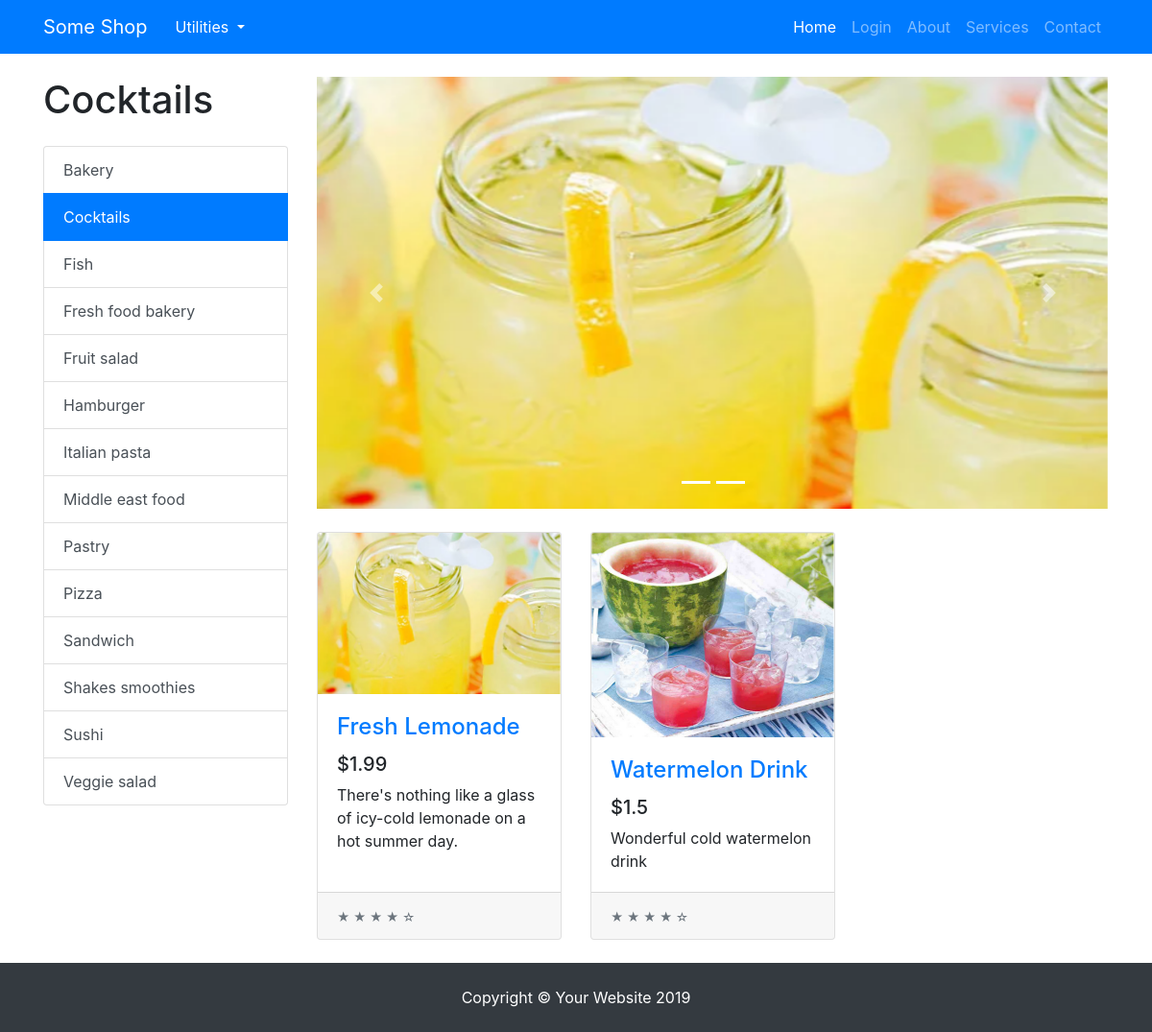
/categories/cocktails, run on an earlier commit of the app's database.
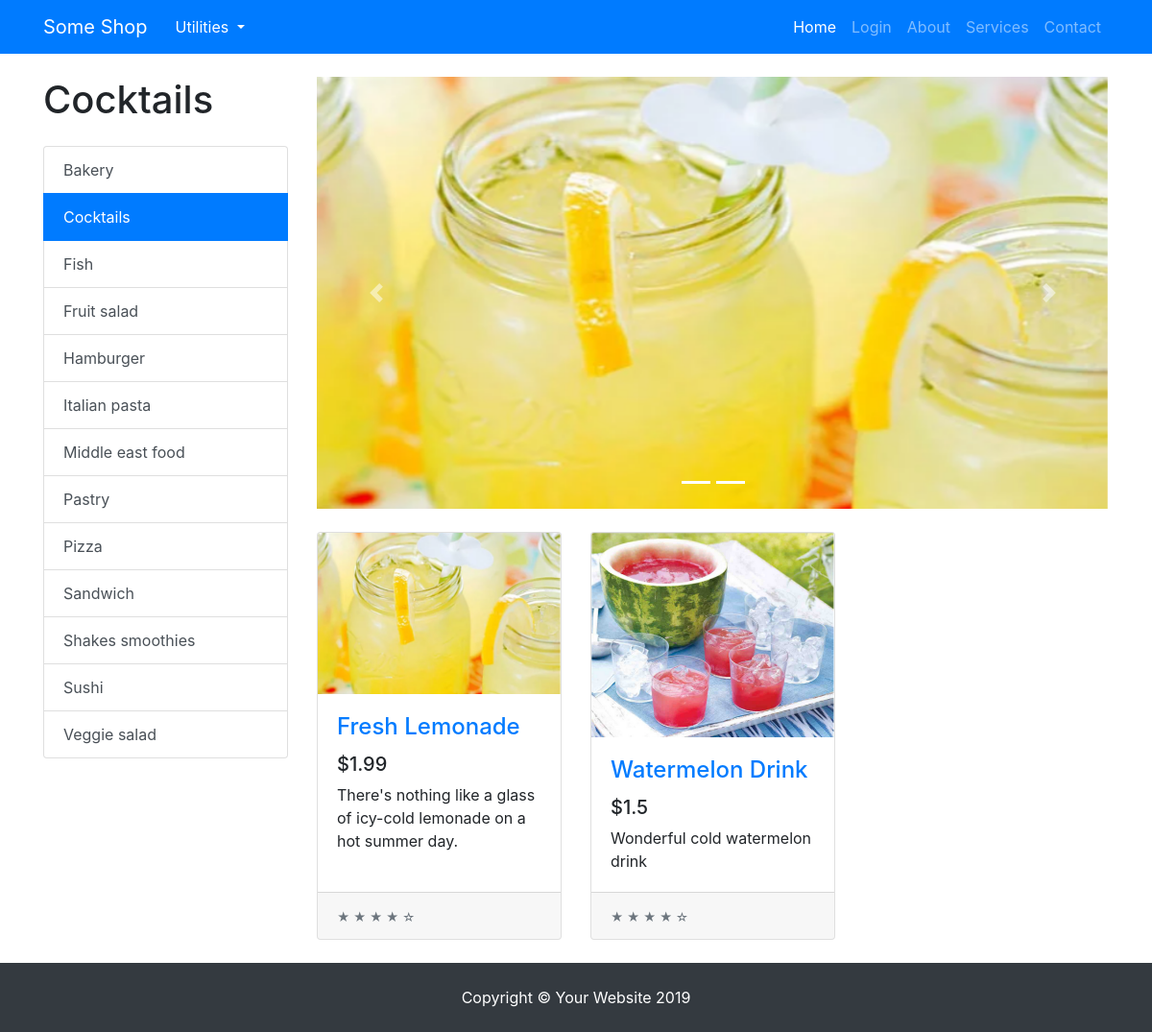
And on a later commit of the database.
### tables this page shows
CREATE TABLE PRODUCT (ID VARCHAR, NAME VARCHAR, PRICE INTEGER, DESCRIPTION TEXT, IMAGE TEXT, TAGS TEXT, SCORE REAL);

### app.py (the view)
@app.route("/categories/<category>")
def categories(category):
    products = get_products_by_tag(category)
    tags = get_product_tags()
    return render_template("index.html",
                            products=products,
                            tags=tags,
                            category=category,
                            chosen_products=products[:5],
                            os=os,
                            len=len,
                            range=range,
                            enumerate=enumerate)

### common/database.py (called while the page is built)
    @classmethod
    def get_all_products(cls, formalize=True):
        cursor = cls.DATABASE.execute("SELECT * FROM PRODUCT ORDER BY SCORE DESC")
        returned_data = cursor.fetchall()
        if not returned_data:
            return None
        if not formalize:
            return returned_data
        data = []
        for item in returned_data:
            d = {}
            for i, field in enumerate(cls.PRODUCT_FIELDS):
                d[field.lower()] = item[i]
            data.append(d)
        return data

    @classmethod
    def get_products_by_tag(cls, tag):
        cursor = cls.DATABASE.execute("SELECT * FROM PRODUCT WHERE TAGS LIKE ? ORDER BY SCORE DESC", (f"%{tag}%",))
        returned_data = cursor.fetchall()
        if not returned_data:
            return None
        data = []
        for item in returned_data:
            d = {}
            for i, field in enumerate(cls.PRODUCT_FIELDS):
                d[field.lower()] = item[i]
            data.append(d)
        return data

    @classmethod
    def get_product_tags(cls):
        data = cls.get_all_products()
        return sorted({ d['tags'] for d in data })

### models/products/product.py (called while the page is built)
def get_product_tags():
    return Database.get_product_tags()

def get_products_by_tag(tag):
    products = Database.get_products_by_tag(tag)
    if products:
        return [ Product(**product) for product in products ]
    else:
        return []

### templates/index.html (shortened to what this page needs)
{% extends "base.html" %}
{% block content %}
<div class="container">
    <div class="row">
        <div class="col-lg-3">
            <h1 class="my-4">
                {% if category %}
                {{category.replace("_", " ").capitalize()}}
                {% else %}
                Categories
                {% endif %}
            </h1>
            <div class="list-group" id="list-tab" role="tablist">
                {% for tag in tags %}
                {% if category == tag %}
                <a class="list-group-item list-group-item-action active" href="{{url_for('categories', category=tag)}}"
                    aria-controls="home">{{tag.replace("_", " ").capitalize()}}</a>
                {% else %}
                <a class="list-group-item list-group-item-action" href="{{url_for('categories', category=tag)}}"
                    aria-controls="home">{{tag.replace("_", " ").capitalize()}}</a>
                {% endif %}
                {% endfor %}
            </div>
        </div>
        <div class="col-lg-9">
            <div id="carouselExampleIndicators" class="carousel slide my-4" data-ride="carousel">
                <ol class="carousel-indicators">
                    {% for i in range(len(chosen_products)) %}
                    <li data-target="#carouselExampleIndicators" data-slide-to="{{i}}" class="active"></li>
                    {% endfor %}
                </ol>
                <div class="carousel-inner" role="listbox">
                    {% for i, product in enumerate(chosen_products) %}
                        {% if i == 0 %}
                        <div class="carousel-item active">
                        {% else %}
                        <div class="carousel-item">
                            {% endif %}
                            <a href="{{url_for('product.product', product_id=product.id)}}">
                                <img class="d-block img-fluid carousel-img"
                                    src="{{url_for('static', filename='img/products/{}'.format(os.path.basename(product.image)))}}"
                                    alt="slide">
                            </a>
                        </div>
                        {% endfor %}
                    </div>
                    <a class="carousel-control-prev" href="#carouselExampleIndicators" role="button" data-slide="prev">
                        <span class="carousel-control-prev-icon" aria-hidden="true"></span>
                    </a>
                    <a class="carousel-control-next" href="#carouselExampleIndicators" role="button" data-slide="next">
                        <span class="carousel-control-next-icon" aria-hidden="true"></span>
                    </a>
                </div>
                <div class="row">
                    {% for product in products %}
                    <div class="col-lg-4 col-md-6 mb-4">
                        <div class="card h-100">
                            <a href="{{url_for('product.product', product_id=product.id)}}"><img class="card-img-top"
                                    src="{{url_for('static', filename='img/products/{}'.format(os.path.basename(product.image)))}}"
                                    alt=""></a>
                            <div class="card-body">
                                <h4 class="card-title">
                                    <a href="{{url_for('product.product', product_id=product.id)}}">{{product.name}}</a>
                                </h4>
                                <h5>${{product.price}}</h5>
                                <p class="card-text">{{product.description}}</p>
                            </div>
                            <div class="card-footer">
                                <small class="text-muted">&#9733; &#9733; &#9733; &#9733; &#9734;</small>
                            </div>
                        </div>
                    </div>
                    {% endfor %}
                </div>
            </div>
        </div>
    </div>
    <footer class="py-4 bg-dark">
        <div class="container">
            <p class="m-0 text-center text-white">Copyright &copy; Your Website 2019</p>
        </div>
    </footer>
    {% endblock content %}

### templates/base.html (shortened to what this page needs)
<!doctype html>
<html>
<head>
    <link rel="stylesheet" href="{{url_for('static', filename='css/shop-homepage.css')}}">
    <link rel="stylesheet" href="{{url_for('static', filename='css/bootstrap.min.css')}}">
</head>
<body>
    <nav class="navbar navbar-expand-lg navbar-dark bg-primary fixed-top">
        <div class="container">
            <a class="navbar-brand" href="#">Some Shop</a>
            <div class="dropdown">
                <button class="btn btn-primary dropdown-toggle" type="button" id="dropdownMenu2" data-toggle="dropdown"
                    aria-haspopup="true" aria-expanded="false">
                    Utilities
                </button>
            </div>
            <div class="collapse navbar-collapse" id="navbarResponsive">
                <ul class="navbar-nav ml-auto">
                    <li class="nav-item active">
                        <a class="nav-link" href="{{url_for('home')}}">Home
                        </a>
                    </li>
                    {% if not session['email'] %}
                    <li class="nav-item">
                        <a class="nav-link" href="{{url_for('user.login')}}">Login</a>
                    </li>
                    {% else %}
                    <li class="nav-item">
                        <a class="nav-link" href="{{url_for('user.logout')}}">Logout</a>
                    </li>
                    {% endif %}
                    <li class="nav-item">
                        <a class="nav-link" href="#">About</a>
                    </li>
                    <li class="nav-item">
                        <a class="nav-link" href="#">Services</a>
                    </li>
                    <li class="nav-item">
                        <a class="nav-link" href="#">Contact</a>
                    </li>
                </ul>
            </div>
        </div>
    </nav>
    {% block content %}
    {% endblock content %}
</body>
</html>

### static/css/shop-homepage.css (style rules this page uses)
body { padding-top: 56px; }

### templates/index.html (style rules this page uses)
.carousel-img { width: 900px; height: 450px; }

What changed in the data, as far as the page shows it:
removed PRODUCT: replace "Fresh food bakery", shown under "Cocktails"
